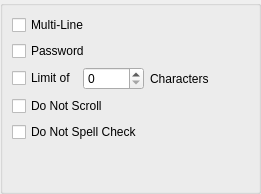
                <widget class="QWidget" name="page_4">
                 <layout class="QVBoxLayout" name="verticalLayout_8">
                  <property name="leftMargin">
                   <number>0</number>
                  </property>
                  <property name="topMargin">
                   <number>0</number>
                  </property>
                  <property name="rightMargin">
                   <number>0</number>
                  </property>
                  <property name="bottomMargin">
                   <number>0</number>
                  </property>
                  <item>
                   <widget class="QGroupBox" name="OptTextFeld_2">
                    <property name="title">
                     <string/>
                    </property>
                    <layout class="QVBoxLayout" name="OptTextFeldLayout">
                     <item>
                      <widget class="QCheckBox" name="MultiL">
                       <property name="text">
                        <string>Multi-Line</string>
                       </property>
                      </widget>
                     </item>
                     <item>
                      <widget class="QCheckBox" name="Passwd">
                       <property name="text">
                        <string>Password</string>
                       </property>
                      </widget>
                     </item>
                     <item>
                      <layout class="QHBoxLayout" name="horizontalLayout_7">
                       <item>
                        <widget class="QCheckBox" name="Limit">
                         <property name="text">
                          <string>Limit of</string>
                         </property>
                        </widget>
                       </item>
                       <item>
                        <widget class="QSpinBox" name="MaxChars">
                         <property name="minimum">
                          <number>0</number>
                         </property>
                         <property name="maximum">
                          <number>32768</number>
                         </property>
                        </widget>
                       </item>
                       <item>
                        <widget class="QLabel" name="label_11">
                         <property name="text">
                          <string>Characters</string>
                         </property>
                        </widget>
                       </item>
                       <item>
                        <spacer name="horizontalSpacer_2">
                         <property name="orientation">
                          <enum>Qt::Horizontal</enum>
                         </property>
                         <property name="sizeHint" stdset="0">
                          <size>
                           <width>40</width>
                           <height>20</height>
                          </size>
                         </property>
                        </spacer>
                       </item>
                      </layout>
                     </item>
                     <item>
                      <widget class="QCheckBox" name="NoScroll">
                       <property name="text">
                        <string>Do Not Scroll</string>
                       </property>
                      </widget>
                     </item>
                     <item>
                      <widget class="QCheckBox" name="NoSpell">
                       <property name="text">
                        <string>Do Not Spell Check</string>
                       </property>
                      </widget>
                     </item>
                     <item>
                      <spacer name="verticalSpacer_5">
                       <property name="orientation">
                        <enum>Qt::Vertical</enum>
                       </property>
                       <property name="sizeHint" stdset="0">
                        <size>
                         <width>20</width>
                         <height>40</height>
                        </size>
                       </property>
                      </spacer>
                     </item>
                    </layout>
                   </widget>
                  </item>
                 </layout>
                </widget>
